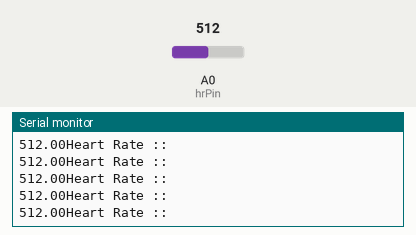
Recording of a sketch running on a simulated Arduino Uno, built with avr-gcc and run on an emulated ATmega328P. On the bench: the last lines printed to the serial monitor. The test bench sets the inputs (shaded band); at power-on: A0 (hrPin) = 512.

Above: at 4.2 s.
4.3 s: A0 (hrPin) set to 981
At 5.4 s:
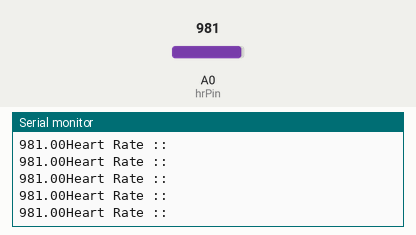
7.3 s: A0 (hrPin) set to 1009
At 7.9 s:
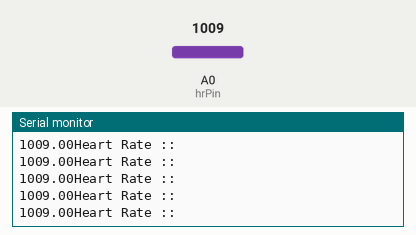
Timing chart, 0 to 10.3 s (numbered marks = the images above; inputs shaded):
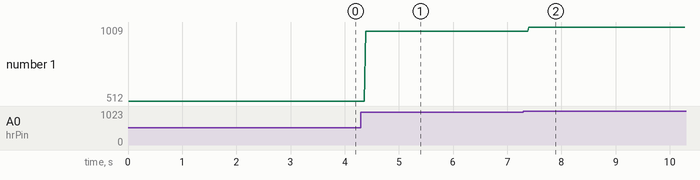

The sketch:

sketch_dec10a.ino
```cpp
float heartRate = 0;
int hrPin = A0;

void setup() {
  // put your setup code here, to run once:
  Serial.begin(9600);
}

void loop() {
  // put your main code here, to run repeatedly:
  heartRate =  analogRead(A0);
  if (!isnan(heartRate)) {
    Serial.println("Heart Rate ::");
    Serial.print(heartRate);
  } else {
    Serial.println("Error Reading the sensor Data !! ");

  }


}
```

Measured:
- after the input at 4.3 s, the serial monitor: prints a new line after 0.08 s (image 1)
- after the input at 7.3 s, the serial monitor: prints a new line after 0.10 s (image 2)
- plotted number 1: 512 → 981 after the input at 4.3 s, 981 → 1009 after the input at 7.3 s
